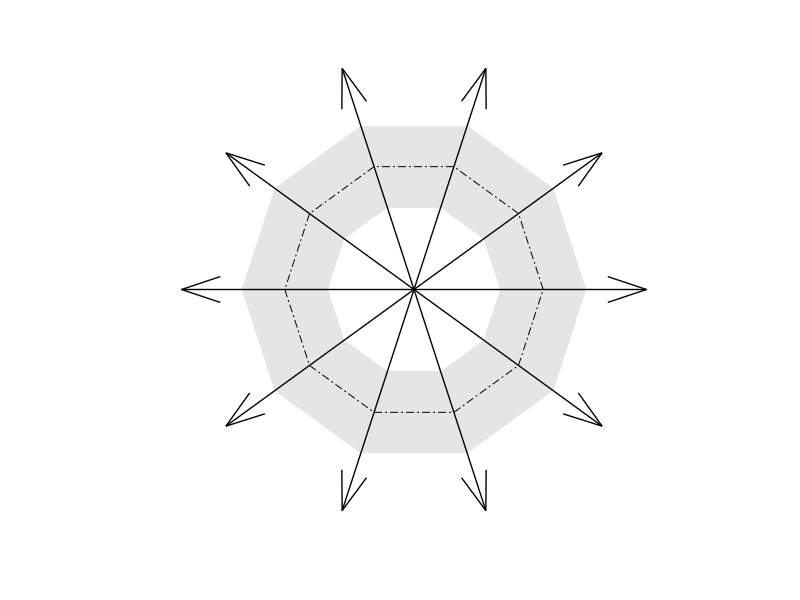

Source code (MATLAB): (Note: this script raises an error after producing the figure.)
% Author: Xiaoming Xue
% Email: xminghsueh@gmail.com
%
% ------------
% Description:
% ------------
% This file is the script of graphically comparing the mapping behaviors of
% ten adaptation models in the following paper.
%
% ------------
% Reference:
% ------------
% X. Xue, C. Yang, L. Feng, et al. "Does Optimized Solution Always Help? A
% Comprehensive Investigation of Transfer Evolutionary Algorithms", Submitted for Peer Review.

clc,clear
fig_width = 700;
fig_height = 700;
screen_size = get(0,'ScreenSize');
figure1 = figure('color',[1 1 1],'position',[(screen_size(3)-fig_width)/2, (screen_size(4)-...
    fig_height)/2,fig_width, fig_height]);
plot([0 0],[1 1],'w.');hold on;
tt = linspace(0,2*pi,11);
thetas = tt(1:end-1);
r_max = 1.5;
r_upper = 1;
r_lower = 0.5;
r_opt = 0.75;
x_shade = [];
y_shade = [];
for i = 1:length(thetas)
    x_shade = [x_shade r_upper*cos(thetas(i))];
    y_shade = [y_shade r_upper*sin(thetas(i))];
end
x_shade = [x_shade x_shade(1)];
y_shade = [y_shade y_shade(1)];
fill(x_shade,y_shade,[0.8 0.8 0.8],'facealpha',0.5,'edgecolor','none');
x_shade = [];
y_shade = [];
for i = 1:length(thetas)
    x_shade = [x_shade r_lower*cos(thetas(i))];
    y_shade = [y_shade r_lower*sin(thetas(i))];
end
x_shade = [x_shade x_shade(1)];
y_shade = [y_shade y_shade(1)];
fill(x_shade,y_shade,[1 1 1],'edgecolor','none');
for i = 1:length(thetas)
        quiver(0,0,r_max*cos(thetas(i)),r_max*sin(thetas(i)),'k-','linewidth',1,'MaxHeadSize',0.1);
end
axis equal;
axis off;
for i = 1:length(thetas)
    if i<length(thetas)
        plot([r_opt*cos(thetas(i)),r_opt*cos(thetas(i+1))],[r_opt*sin(thetas(i)),r_opt*sin(thetas(i+1))],'k-.','linewidth',0.5);
    else
        plot([r_opt*cos(thetas(i)),r_opt*cos(thetas(1))],[r_opt*sin(thetas(i)),r_opt*sin(thetas(1))],'k-.','linewidth',0.5);
    end
end

rand('state',11);
randn('state',11);
funs = @(x)(x+6).^2-10*cos(2*pi*(x+6))+10; % the source task
lbs = -12; % the lower bound of the source task
ubs = 12; % the upper bound of the source task
funt = @(x)(x-7).^2; % the target task
lbt = -14; % the lower bound of the target task
ubt = 14; % the upper bound of the target task
num_plot = 200; % the number of points used for plotting the source-target landscapes
ts = linspace(0,0.5,num_plot); % source solutions used for plotting the landscape
tt = linspace(0.5,1,num_plot); % target solutions used for plotting the landscape
fs = zeros(num_plot,1); % fitness values of the source solutions
ft = zeros(num_plot,1); % fitness values of the target solutions
for i = 1:num_plot % function evaluation
    fs(i) = funs(lbs+(ubs-lbs)*ts(i));
    ft(i) = funt(lbt+(ubt-lbt)*tt(i));
end
num_solutions = 200; % the number of solutions to be evaluated and used for learning the source-to-target mapping
train_s = lhsdesign_modified(num_solutions,0,0.5); % sample the source solutions using the LHS sampling
train_t = lhsdesign_modified(num_solutions,0.5,1); % sample the target solutions using the LHS sampling
fitness_s = zeros(num_solutions,1); % fitness values of source solutions
fitness_t = zeros(num_solutions,1); % fitness values of target solutions
for i = 1:num_solutions
    fitness_s(i) = funs(lbs+(ubs-lbs)*train_s(i));
    fitness_t(i) = funt(lbt+(ubt-lbt)*train_t(i));
end
fitness_rank_s = zeros(num_solutions,1); % fitness rankss of source solutions
fitness_rank_t = zeros(num_solutions,1); % fitness rankss of target solutions
for i = 1:num_solutions
    fitness_rank_s(i) = length(find(fitness_s<fitness_s(i)))+1;
    fitness_rank_t(i) = length(find(fitness_t<fitness_t(i)))+1;
end
[~,idxs_r] = sort(fitness_s);
[~,idxt_r] = sort(fitness_t);

num_mapping = 15; % the number of source solutions to be adapted
tm = linspace(0,0.5,num_mapping);
m_size = 7;


%M1-Te
prop = 0.4;
[~,idxs] = sort(fitness_s);
[~,idxt] = sort(fitness_t);
r_m1te = tm+(mean(train_t(idxs(1:prop*num_mapping)))-mean(train_s(idxt(1:prop*num_mapping))));
for i = 1:length(r_m1te)
    if i == round(num_mapping/2)
        plot(r_m1te(i)*cos(thetas(1)),r_m1te(i)*sin(thetas(1)),'ko','linewidth',1,'markerfacecolor','k','markersize',m_size);
    else
        plot(r_m1te(i)*cos(thetas(1)),r_m1te(i)*sin(thetas(1)),'ko','linewidth',1,'markersize',m_size);
    end
end

%M1-Tr
[~,idxs] = sort(fitness_s);
[~,idxt] = sort(fitness_t);
r_m1tr = tm+(train_t(idxs(randi(3)))-train_s(idxt(randi(3))));
for i = 1:length(r_m1tr)
    if i == round(num_mapping/2)
        plot(r_m1tr(i)*cos(thetas(2)),r_m1tr(i)*sin(thetas(2)),'ko','linewidth',1,'markerfacecolor','k','markersize',m_size);
    else
        plot(r_m1tr(i)*cos(thetas(2)),r_m1tr(i)*sin(thetas(2)),'ko','linewidth',1,'markersize',m_size);
    end
end

%M1-Tm
r_m1tm = tm+(mean(train_t)-mean(train_s));
for i = 1:length(r_m1tm)
    if i == round(num_mapping/2)
        plot(r_m1tm(i)*cos(thetas(3)),r_m1tm(i)*sin(thetas(3)),'ko','linewidth',1,'markerfacecolor','k','markersize',m_size);
    else
        plot(r_m1tm(i)*cos(thetas(3)),r_m1tm(i)*sin(thetas(3)),'ko','linewidth',1,'markersize',m_size);
    end
end

%M1-M
n = 2;
ns = randi(n);
nt = randi(n);
epsilon = 1e-6;
[~,idxs] = sort(fitness_s);
[~,idxt] = sort(fitness_t);
r_m1m = tm*(mean(train_t(idxt(1:nt),:))/mean(train_s(idxt(1:nt),:)));
for i = 1:length(r_m1m)
    if r_m1m(i)>r_max-0.1
        continue;
    end
    if i == round(num_mapping/2)
        plot(r_m1m(i)*cos(thetas(4)),r_m1m(i)*sin(thetas(4)),'ko','linewidth',1,'markerfacecolor','k','markersize',m_size);
    else
        plot(r_m1m(i)*cos(thetas(4)),r_m1m(i)*sin(thetas(4)),'ko','linewidth',1,'markersize',m_size);
    end
end

%M2-A
r_m2a = mean(train_t)+(tm-mean(train_s))*var(train_s)/var(train_t);
for i = 1:length(r_m2a)
    if r_m2a(i)>r_max-0.1
        continue;
    end
    if i == round(num_mapping/2)
        plot(r_m2a(i)*cos(thetas(5)),r_m2a(i)*sin(thetas(5)),'ko','linewidth',1,'markerfacecolor','k','markersize',m_size);
    else
        plot(r_m2a(i)*cos(thetas(5)),r_m2a(i)*sin(thetas(5)),'ko','linewidth',1,'markersize',m_size);
    end
end

%OC-L
train_s_sort = train_s(idxs_r);
train_t_sort = train_t(idxt_r);
Ml = train_s_sort\train_t_sort;
r_ocl = tm*Ml;
for i = 1:length(r_ocl)
    if r_ocl(i)>r_max-0.1
        continue;
    end
    if i == round(num_mapping/2)
        plot(r_ocl(i)*cos(thetas(6)),r_ocl(i)*sin(thetas(6)),'ko','linewidth',1,'markerfacecolor','k','markersize',m_size);
    else
        plot(r_ocl(i)*cos(thetas(6)),r_ocl(i)*sin(thetas(6)),'ko','linewidth',1,'markersize',m_size);
    end
end

%OC-A
Ma = [train_s_sort ones(num_solutions,1)]\train_t_sort;
r_oca = [tm' ones(num_mapping,1)]*Ma;
for i = 1:length(r_oca)
    if r_oca(i)>r_max-0.1
        continue;
    end
    if i == round(num_mapping/2)
        plot(r_oca(i)*cos(thetas(7)),r_oca(i)*sin(thetas(7)),'ko','linewidth',1,'markerfacecolor','k','markersize',m_size);
    else
        plot(r_oca(i)*cos(thetas(7)),r_oca(i)*sin(thetas(7)),'ko','linewidth',1,'markersize',m_size);
    end
end

%OC-K
source_kernel = kernel_cal(train_s_sort,train_s_sort);
Mk = source_kernel\train_t_sort;
transfer_kernel = kernel_cal(tm',train_s_sort);
r_ock = transfer_kernel*Mk;
for i = 1:length(r_ock)
    if r_ock(i)>r_max-0.1
        continue;
    end
    if i == round(num_mapping/2)
        plot(r_ock(i)*cos(thetas(8)),r_ock(i)*sin(thetas(8)),'ko','linewidth',1,'markerfacecolor','k','markersize',m_size);
    else
        plot(r_ock(i)*cos(thetas(8)),r_ock(i)*sin(thetas(8)),'ko','linewidth',1,'markersize',m_size);
    end
end

%OC-N
f_activate=@(x)1./(1+exp(-x));
num_hiddens = 4;
source_inputs = [train_s_sort ones(num_solutions,1)];
target_inputs = train_t_sort;
W_ih = rand(size(source_inputs,2),num_hiddens);
H = f_activate(source_inputs*W_ih);
W_ho = H\target_inputs;
f_mapping = @(x)f_activate(x*W_ih)*W_ho;
r_ocn = zeros(num_mapping,1);
for i = 1:num_mapping
    r_ocn(i) = f_mapping([tm(i) 1]);
end
for i = 1:length(r_ocn)
    if r_ocn(i)>r_max-0.1
        continue;
    end
    if i == round(num_mapping/2)
        plot(r_ocn(i)*cos(thetas(9)),r_ocn(i)*sin(thetas(9)),'ko','linewidth',1,'markerfacecolor','k','markersize',m_size);
    else
        plot(r_ocn(i)*cos(thetas(9)),r_ocn(i)*sin(thetas(9)),'ko','linewidth',1,'markersize',m_size);
    end
end

%ROC-L
num_ranklabels = 3;
X_s = train_s;
X_t = train_t;
y_s = fit_relax(fitness_s,num_ranklabels);
y_t = fit_relax(fitness_t,num_ranklabels);
[X_sn,means,stds] = zscore(X_s);
[X_tn,meant,stdt] = zscore(X_t);
X_sa = X_sn';
X_ta = X_tn';
[ds,ns] = size(X_sa);
[dt,nt] = size(X_ta);
alpha = 0.1;
d_low = 1;
T_max = 100;
tol = 1e-9;
T = 1;
floss_old = 100;
X_total = [X_sa zeros(ds,nt);zeros(dt,ns) X_ta];
A = [X_sa*X_sa'/ns zeros(ds,dt);zeros(dt,ds) -X_ta*X_ta'/nt];
Ls = laplacian_matrix(y_s,y_t);
B = X_total*(alpha*Ls)*X_total';
[Vb,Db] = eig(B);
[~,indb] = sort(diag(Db));
P = real(Vb(:,indb(1:d_low)));
while T<T_max
    floss = norm(P'*A*P,'fro')+trace(P'*B*P);
    if norm(floss-floss_old,2)<tol*floss
        break;
    end
    M = A*P*P'*A+1/2*B;
    [Vm,Dm] = eig(M);
    [~,indm] = sort(diag(Dm));
    floss_old = floss;
    P = real(Vm(:,indm(1:d_low)));
    T = T+1;
end
Ps1 = P(1:ds,:);
Pt1 = P(ds+1:end,:);
r_rocl = zeros(num_mapping,1);
for i = 1:num_mapping
    xs = (tm(i)-means)./stds;
    r_rocl(i) = transpose((Pt1*Pt1')\Pt1*(Ps1'*xs')).*stdt+meant;
end
for i = 1:length(r_rocl)
    if r_rocl(i)>r_max-0.1
        continue;
    end
    if i == round(num_mapping/2)
        plot(r_rocl(i)*cos(thetas(10)),r_rocl(i)*sin(thetas(10)),'ko','linewidth',1,'markerfacecolor','k','markersize',m_size);
    else
        plot(r_rocl(i)*cos(thetas(10)),r_rocl(i)*sin(thetas(10)),'ko','linewidth',1,'markersize',m_size);
    end
end

text_str = {'M1-Te','M1-Tr','M1-Tm','M1-M','M2-A','OC-L','OC-A','OC-K','OC-N','ROC-L'};
delta_r = 0.02;
for i = 1:length(thetas)
    text((r_max+delta_r)*cos(thetas(i)),(r_max+delta_r)*sin(thetas(i)),text_str{i},'interpret','latex','fontsize',16);
end